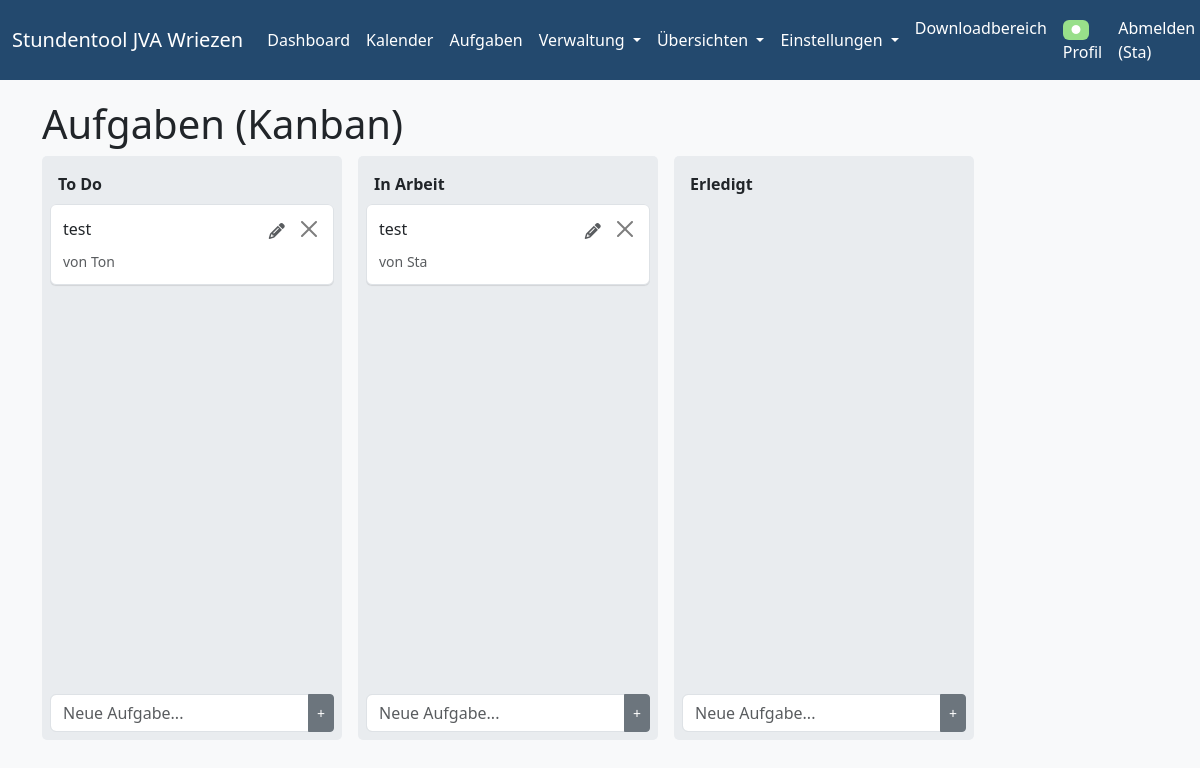
The page /kanban (signed in) on the database as committed earlier.
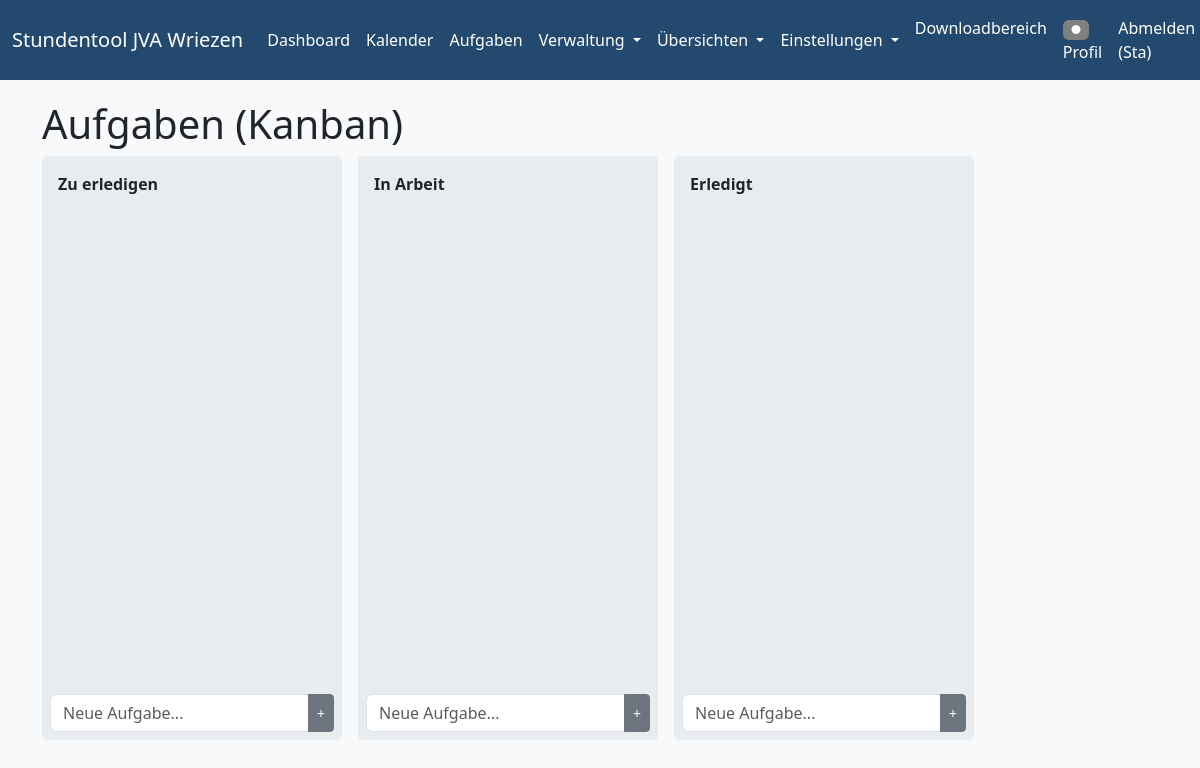
The same page on the database as committed later.
### models.py (models this page shows, shortened)
class KanbanList(db.Model):
    id = db.Column(db.Integer, primary_key=True)
    name = db.Column(db.String(100), nullable=False)
    position = db.Column(db.Integer, nullable=False)
    cards = db.relationship('KanbanCard', backref='list', lazy=True, cascade="all, delete-orphan", order_by="KanbanCard.position")

class KanbanCard(db.Model):
    id = db.Column(db.Integer, primary_key=True)
    content = db.Column(db.Text, nullable=False)
    position = db.Column(db.Integer, nullable=False)
    list_id = db.Column(db.Integer, db.ForeignKey('kanban_list.id'), nullable=False)
    user_id = db.Column(db.Integer, db.ForeignKey('user.id'), nullable=False)
    created_at = db.Column(db.DateTime, nullable=False, default=datetime.utcnow)
    creator = db.relationship('User')

class User(db.Model, UserMixin):
    id = db.Column(db.Integer, primary_key=True)
    username = db.Column(db.String(20), unique=True, nullable=False) # Used for login
    email = db.Column(db.String(120), unique=True, nullable=False) # Keep email for contact/recovery
    password = db.Column(db.String(60), nullable=False)
    role = db.Column(db.String(20), default='Benutzer', nullable=False) # New role column
    farbe = db.Column(db.String(7), default='#808080') # Hex color

### app.py (the view)
@app.route('/kanban')
@login_required
def kanban_board():
    lists = KanbanList.query.order_by(KanbanList.position).all()
    return render_template('kanban.html', title='Aufgaben (Kanban)', lists=lists)

### app.py (called while the page is built)
@login_manager.user_loader
def load_user(user_id):
    return User.query.get(int(user_id))

### templates/kanban.html (shortened to what this page needs)
{% extends "base.html" %}
{% block content %}
<h1>{{ title }}</h1>
<div class="kanban-board">
    {% for list in lists %}
    <div class="kanban-list" data-list-id="{{ list.id }}">
        <div class="kanban-list-header">{{ list.name }}</div>
        <ul class="kanban-cards list-group">
            {% for card in list.cards %}
             <li class="kanban-card list-group-item" data-card-id="{{ card.id }}">
                 <div class="card-view">
                     <div class="d-flex justify-content-between align-items-start">
                         <div class="flex-grow-1 pe-2 card-content-display" style="white-space: pre-wrap;">{{ card.content }}</div>
                         <div class="card-controls">
                             {% if card.user_id == current_user.id or current_user.role == 'Admin' %}
                             <i class="fas fa-pencil-alt text-muted me-2" style="cursor: pointer;" onclick="showEditForm(this)"></i>
                             <button type="button" class="btn-close btn-sm" aria-label="Löschen" onclick="deleteCard(event, {{ card.id }})"></button>
                             {% endif %}
                         </div>
                     </div>
                     <small class="text-muted d-block mt-2">von {{ card.creator.username }}</small>
                 </div>
             </li>
            {% endfor %}
        </ul>
        <form class="add-card-form mt-2" onsubmit="addCard(event, {{ list.id }})">
            <div class="input-group">
                <input type="text" class="form-control" placeholder="Neue Aufgabe..." required>
                <button type="submit" class="btn btn-secondary btn-sm">+</button>
            </div>
        </form>
    </div>
    {% endfor %}
</div>
{% endblock %}

Rows that differ between the two databases and show on the page:
removed KanbanCard: content "test", creator.username "Ton", shown under KanbanList "To Do"
removed KanbanCard: content "test", creator.username "Sta", shown under KanbanList "In Arbeit"
changed User "Sta": farbe "#98df8a" → "#808080" (drawn)
changed KanbanList: name "To Do" → "Zu erledigen"
